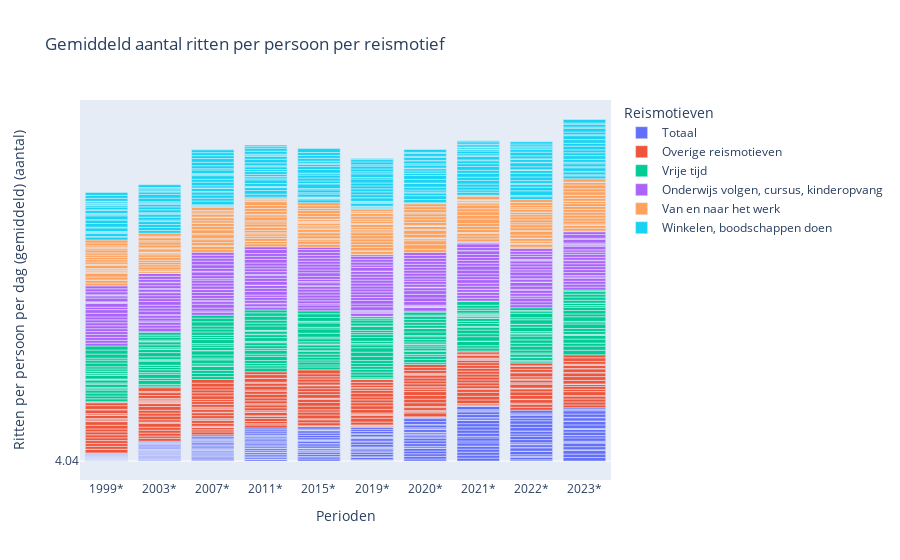

This figure's notebook cell:
### Code cell
px.bar(df_mat,
        x="Perioden",
        y="Ritten per persoon per dag (gemiddeld) (aantal)",
        color="Reismotieven",
        title = "Gemiddeld aantal ritten per persoon per reismotief")

### Figure 1 — Plotly figure (JSON) as saved in the notebook; plotly's stock layout.template omitted (floating-point values rounded to 4 significant figures; data arrays with more than 128 entries replaced by an {"elided": "..."} marker saying what was removed)
{"data": [{"alignmentgroup": "True", "hovertemplate": "Reismotieven=Totaal<br>Perioden=%{x}<br>Ritten per persoon per dag (gemiddeld) (aantal)=%{y}<extra></extra>", "legendgroup": "Totaal", "marker": {"color": "#636efa", "pattern": {"shape": ""}}, "name": "Totaal", "offsetgroup": "Totaal", "orientation": "v", "showlegend": true, "textposition": "auto", "type": "bar", "x": {"elided": "240 str values"}, "xaxis": "x", "y": {"elided": "240 str values"}, "yaxis": "y"}, {"alignmentgroup": "True", "hovertemplate": "Reismotieven=Overige reismotieven<br>Perioden=%{x}<br>Ritten per persoon per dag (gemiddeld) (aantal)=%{y}<extra></extra>", "legendgroup": "Overige reismotieven", "marker": {"color": "#EF553B", "pattern": {"shape": ""}}, "name": "Overige reismotieven", "offsetgroup": "Overige reismotieven", "orientation": "v", "showlegend": true, "textposition": "auto", "type": "bar", "x": {"elided": "240 str values"}, "xaxis": "x", "y": {"elided": "240 str values"}, "yaxis": "y"}, {"alignmentgroup": "True", "hovertemplate": "Reismotieven=Vrije tijd<br>Perioden=%{x}<br>Ritten per persoon per dag (gemiddeld) (aantal)=%{y}<extra></extra>", "legendgroup": "Vrije tijd", "marker": {"color": "#00cc96", "pattern": {"shape": ""}}, "name": "Vrije tijd", "offsetgroup": "Vrije tijd", "orientation": "v", "showlegend": true, "textposition": "auto", "type": "bar", "x": {"elided": "240 str values"}, "xaxis": "x", "y": {"elided": "240 str values"}, "yaxis": "y"}, {"alignmentgroup": "True", "hovertemplate": "Reismotieven=Onderwijs volgen, cursus, kinderopvang<br>Perioden=%{x}<br>Ritten per persoon per dag (gemiddeld) (aantal)=%{y}<extra></extra>", "legendgroup": "Onderwijs volgen, cursus, kinderopvang", "marker": {"color": "#ab63fa", "pattern": {"shape": ""}}, "name": "Onderwijs volgen, cursus, kinderopvang", "offsetgroup": "Onderwijs volgen, cursus, kinderopvang", "orientation": "v", "showlegend": true, "textposition": "auto", "type": "bar", "x": {"elided": "240 str values"}, "xaxis": "x", "y": {"elided": "240 str values"}, "yaxis": "y"}, {"alignmentgroup": "True", "hovertemplate": "Reismotieven=Van en naar het werk<br>Perioden=%{x}<br>Ritten per persoon per dag (gemiddeld) (aantal)=%{y}<extra></extra>", "legendgroup": "Van en naar het werk", "marker": {"color": "#FFA15A", "pattern": {"shape": ""}}, "name": "Van en naar het werk", "offsetgroup": "Van en naar het werk", "orientation": "v", "showlegend": true, "textposition": "auto", "type": "bar", "x": {"elided": "240 str values"}, "xaxis": "x", "y": {"elided": "240 str values"}, "yaxis": "y"}, {"alignmentgroup": "True", "hovertemplate": "Reismotieven=Winkelen, boodschappen doen<br>Perioden=%{x}<br>Ritten per persoon per dag (gemiddeld) (aantal)=%{y}<extra></extra>", "legendgroup": "Winkelen, boodschappen doen", "marker": {"color": "#19d3f3", "pattern": {"shape": ""}}, "name": "Winkelen, boodschappen doen", "offsetgroup": "Winkelen, boodschappen doen", "orientation": "v", "showlegend": true, "textposition": "auto", "type": "bar", "x": {"elided": "240 str values"}, "xaxis": "x", "y": {"elided": "240 str values"}, "yaxis": "y"}], "layout": {"barmode": "relative", "legend": {"title": {"text": "Reismotieven"}, "tracegroupgap": 0}, "title": {"text": "Gemiddeld aantal ritten per persoon per reismotief"}, "xaxis": {"anchor": "y", "domain": [0, 1], "title": {"text": "Perioden"}}, "yaxis": {"anchor": "x", "domain": [0, 1], "title": {"text": "Ritten per persoon per dag (gemiddeld) (aantal)"}}}}
